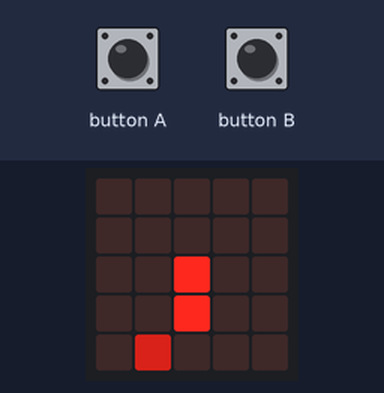
The program below on a simulated BBC micro:bit running MicroPython. Shown: the board's 5×5 LED display. The inputs (shaded band) are chosen by the test bench. Random numbers come from a fixed seed; the 48×5 strip is a reading aid, not a part: it shows the text the display is scrolling, unrolled, one strip-width of it at a time.

Above: at 1.2 s.
1.3 s: button A pressed for 3.2 s
At 4.9 s:
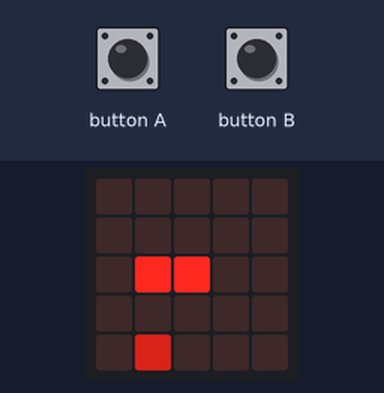
5.1 s: button B pressed for 0.15 s
At 5.6 s:
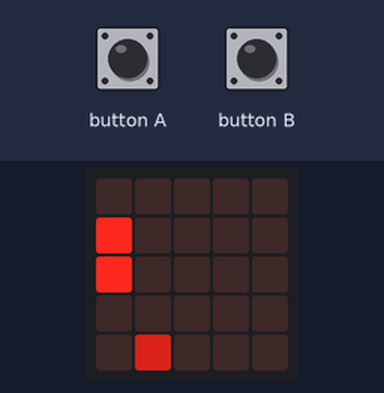
5.8 s: button B pressed for 1 s
At 8.8 s:
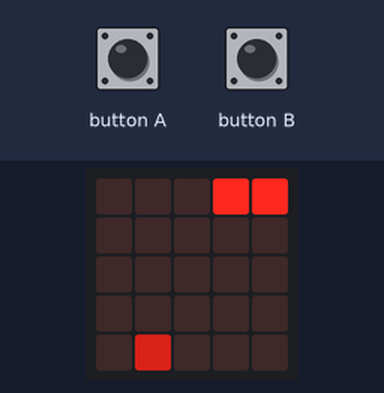
Timing chart, 0 to 10.3 s (numbered marks = the images above; inputs shaded):
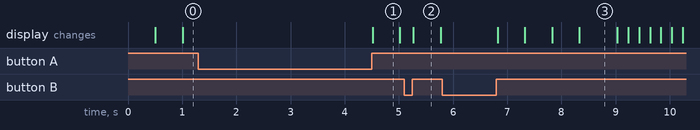

The program:

microbit-snake-prototype.py
```python
import microbit
import random

class SnakeBit():
    UP = 0
    DOWN = 1
    RIGHT = 2
    LEFT = 3

    SNAKEBRIGHTNESS = 9
    APPLEBRIGHTNESS = 5
    SAMPLETIME = 50
    SAMPLESPERMOVE = 10

    def __init__(self):
        pass

    def startGame(self):
        microbit.display.clear()
        self.direction = self.UP
        self.length = 2
        self.tail = []
        self.tail.insert(0, [2, 4])
        self.createApple()
        self.score = 0

        playing = True

        samples = 0
        while(playing):
            #keep looping around, if the button is pressed, move the snake immediately,
            #otherwise move it when the sample time is reached
            microbit.sleep(self.SAMPLETIME)
            buttonPressed = self._handle_buttons()
            samples = samples + 1
            if buttonPressed or samples == self.SAMPLESPERMOVE:
                playing = self.move()
                samples = 0
                #is the snake too long?
                if self.length == 5:
                    self.tail.clear()
                    self.tail.insert(0, [newSegment[0], newSegment[1]])
                    self.length = 2

        microbit.display.scroll("Score = " + str(self.score), 100)
        microbit.display.clear()

    def _handle_buttons(self):
        buttonPressed = False

        #has a button been pressed
        if microbit.button_a.is_pressed():
            #wait for the button to be released
            while microbit.button_a.is_pressed():
                microbit.sleep(self.SAMPLETIME)
            self.left()
            buttonPressed = True

        if microbit.button_b.is_pressed():
            while microbit.button_b.is_pressed():
                microbit.sleep(self.SAMPLETIME)
            self.right()
            buttonPressed = True

        return buttonPressed

    def createApple(self):
        badApple = True
        #try and find a location for the apple
        while(badApple):
            x = random.randint(0,4)
            y = random.randint(0,4)
            badApple = self.checkCollision(x, y)
        self.apple = [x, y]
        microbit.display.set_pixel(x, y, self.APPLEBRIGHTNESS)

    def checkCollision(self, x, y):
        #is this outside the screen
        if x > 4 or x < 0 or y > 4 or y < 0:
            return True
        else:
            #or in the snakes tail
            for segment in self.tail:
                if segment[0] == x and segment[1] == y:
                    return True
            else:
                return False

    def addSegment(self, x, y):
        #create the new segment of the snake
        microbit.display.set_pixel(x, y, self.SNAKEBRIGHTNESS)
        self.tail.insert(0, [x, y])

        #do I need to clear a segment
        if len(self.tail) > self.length:
            lastSegment = self.tail[-1]
            microbit.display.set_pixel(lastSegment[0], lastSegment[1], 0)
            self.tail.pop()

    def move(self):
        #work out where the new segment of the snake will be
        newSegment = [self.tail[0][0], self.tail[0][1]]
        if self.direction == self.UP:
            newSegment[1] -= 1
        elif self.direction == self.DOWN:
            newSegment[1] += 1
        elif self.direction == self.LEFT:
            newSegment[0] -= 1
        elif self.direction == self.RIGHT:
            newSegment[0] += 1

        if self.checkCollision(newSegment[0], newSegment[1]):
            #game over
            snakehead = self.tail[0]
            for flashHead in range(0,5):
                microbit.display.set_pixel(snakehead[0], snakehead[1], self.SNAKEBRIGHTNESS)
                microbit.sleep(200)
                microbit.display.set_pixel(snakehead[0], snakehead[1], 0)
                microbit.sleep(200)

            return False

        else:
            self.addSegment(newSegment[0], newSegment[1])

            #has the snake eaten the apple?
            if newSegment[0] == self.apple[0] and newSegment[1] == self.apple[1]:
                self.length += 1
                self.score += 10
                self.SAMPLETIME -= 2
                self.createApple()

            return True

    def left(self):
        if self.direction == self.RIGHT:
            self.direction = self.UP
        elif self.direction == self.UP:
            self.direction = self.LEFT
        elif self.direction == self.LEFT:
            self.direction = self.DOWN
        elif self.direction == self.DOWN:
            self.direction = self.RIGHT

    def right(self):
        if self.direction == self.RIGHT:
            self.direction = self.DOWN
        elif self.direction == self.DOWN:
            self.direction = self.LEFT
        elif self.direction == self.LEFT:
            self.direction = self.UP
        elif self.direction == self.UP:
            self.direction = self.RIGHT

snake = SnakeBit()
snake.startGame()
```

Measured:
- what the display in image 1 shows lasts 0.5 s, from 4.5 s to 5.0 s
- what the display in image 3 shows lasts 0.7 s, from 8.3 s to 9.0 s
